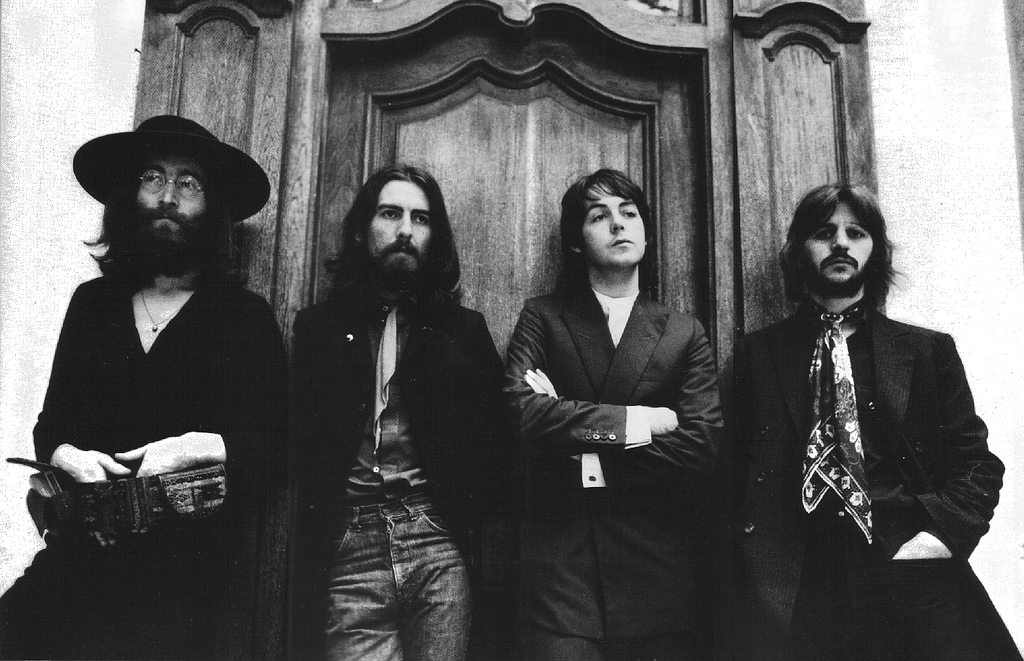
#> input picture Python27/Image-in-Image/beatle.jpg, 1024 x 661 px
$ python Image_in_Image.py
#> lines starting #> are read from the running program, lines starting #| are printed output that depends on the picture
from PIL import Image
from numpy import array
from pylab import gray
from pylab import figure
from pylab import imshow
from pylab import axis
from pylab import show

from PCV.geometry import warp

im1 = array(Image.open('beatle.jpg').convert('L'))
im2 = array(Image.open('billboard.jpg').convert('L'))
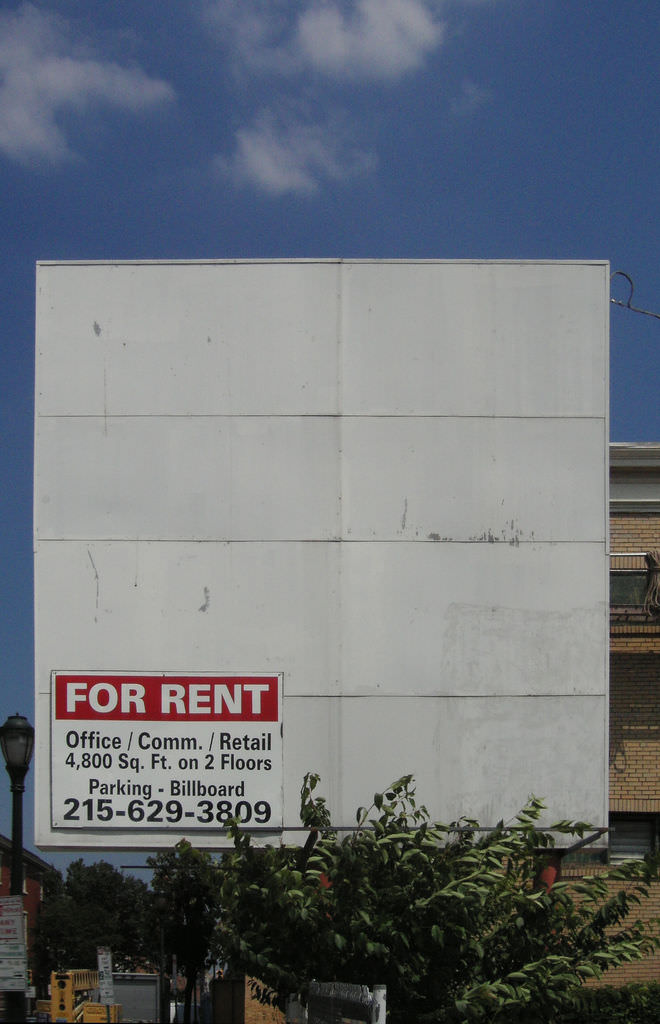
#> input picture Python27/Image-in-Image/billboard.jpg, 660 x 1024 px
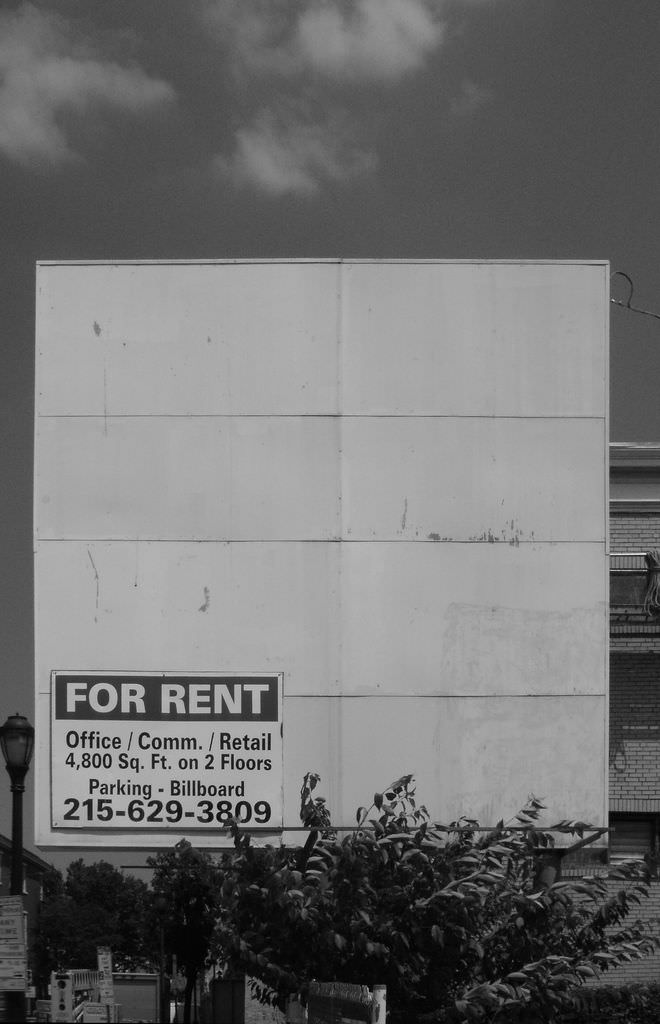
#> im2: shape (1024, 660); min 0, max 233, mean 112.4
tp = array([[264, 538, 540, 264], [40, 36, 605, 605], [1, 1, 1, 1]])
tp1 = array([[675, 826, 826, 677], [55, 52, 281, 277], [1, 1, 1, 1]])
#> (the run stopped early here; a loop or call above may not have finished)
